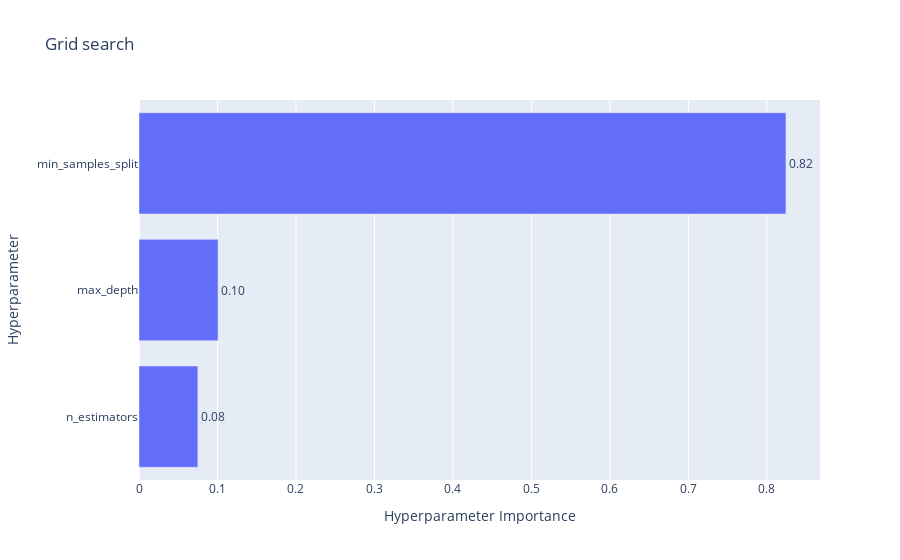
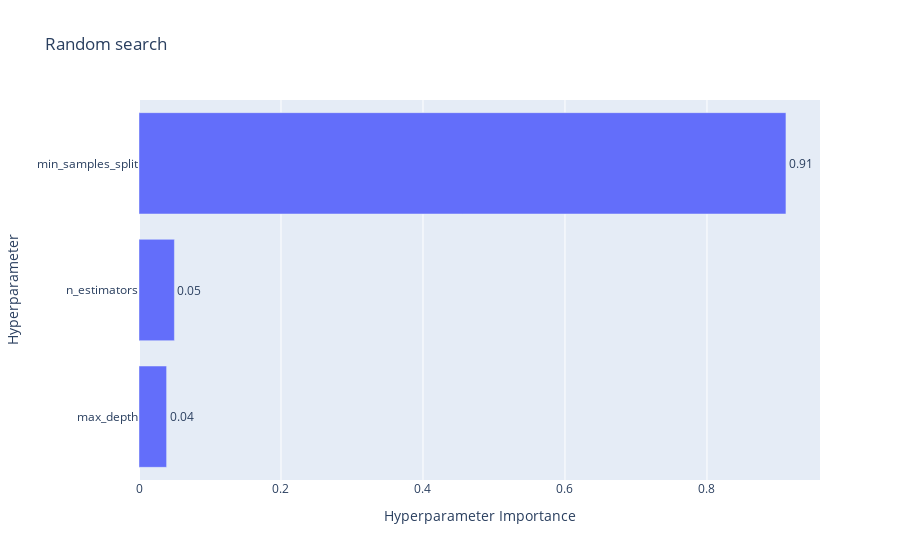
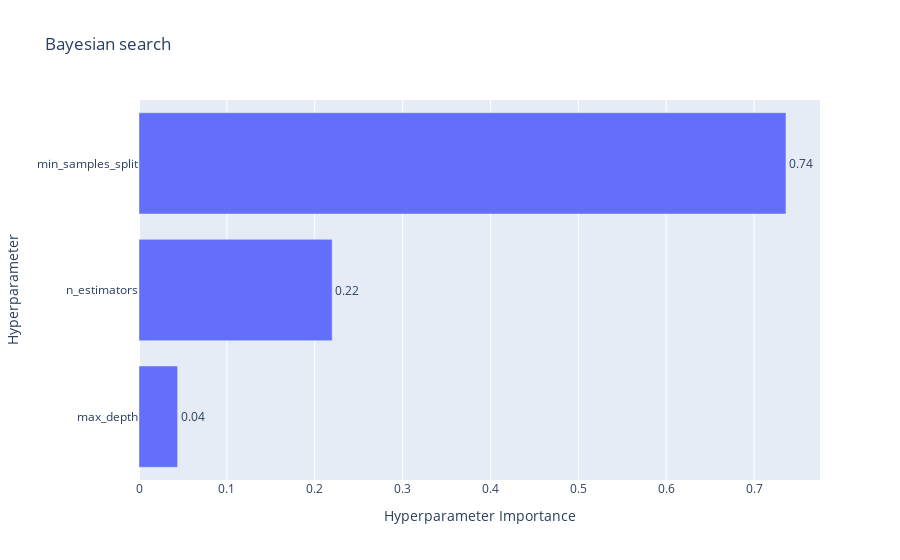

Notebook code for these charts, in order:
### Code cell
def plot_params(studies):
    for name, study in studies.items():
        if name == "Baseline":
            print(f"Baseline Model Accuracy: {study:.4f}")
        else:
            fig = vis.plot_param_importances(study)  # Get the Plotly figure
            fig.update_layout(title_text=f"{name}")
            fig.show()  # Display the figure

plot_params(studies)

### Figure 1 — Plotly figure (JSON) as saved in the notebook; plotly's stock layout.template omitted (floating-point values rounded to 4 significant figures)
{"data": [{"cliponaxis": false, "hovertemplate": ["n_estimators (CategoricalDistribution): 0.07500220597617291<extra></extra>", "max_depth (CategoricalDistribution): 0.10072080379911648<extra></extra>", "min_samples_split (CategoricalDistribution): 0.8242769902247106<extra></extra>"], "name": "Objective Value", "orientation": "h", "text": ["0.08", "0.10", "0.82"], "textposition": "outside", "type": "bar", "x": [0.075, 0.1007, 0.8243], "y": ["n_estimators", "max_depth", "min_samples_split"]}], "layout": {"title": {"text": "Grid search"}, "xaxis": {"title": {"text": "Hyperparameter Importance"}}, "yaxis": {"title": {"text": "Hyperparameter"}}}}

### Figure 2 — Plotly figure (JSON) as saved in the notebook; plotly's stock layout.template omitted (floating-point values rounded to 4 significant figures)
{"data": [{"cliponaxis": false, "hovertemplate": ["max_depth (CategoricalDistribution): 0.03888830430712173<extra></extra>", "n_estimators (IntDistribution): 0.04988161721779541<extra></extra>", "min_samples_split (IntDistribution): 0.9112300784750829<extra></extra>"], "name": "Objective Value", "orientation": "h", "text": ["0.04", "0.05", "0.91"], "textposition": "outside", "type": "bar", "x": [0.03889, 0.04988, 0.9112], "y": ["max_depth", "n_estimators", "min_samples_split"]}], "layout": {"title": {"text": "Random search"}, "xaxis": {"title": {"text": "Hyperparameter Importance"}}, "yaxis": {"title": {"text": "Hyperparameter"}}}}

### Figure 3 — Plotly figure (JSON) as saved in the notebook; plotly's stock layout.template omitted (floating-point values rounded to 4 significant figures)
{"data": [{"cliponaxis": false, "hovertemplate": ["max_depth (CategoricalDistribution): 0.04392293241865516<extra></extra>", "n_estimators (IntDistribution): 0.2198347665809096<extra></extra>", "min_samples_split (IntDistribution): 0.7362423010004352<extra></extra>"], "name": "Objective Value", "orientation": "h", "text": ["0.04", "0.22", "0.74"], "textposition": "outside", "type": "bar", "x": [0.04392, 0.2198, 0.7362], "y": ["max_depth", "n_estimators", "min_samples_split"]}], "layout": {"title": {"text": "Bayesian search"}, "xaxis": {"title": {"text": "Hyperparameter Importance"}}, "yaxis": {"title": {"text": "Hyperparameter"}}}}
